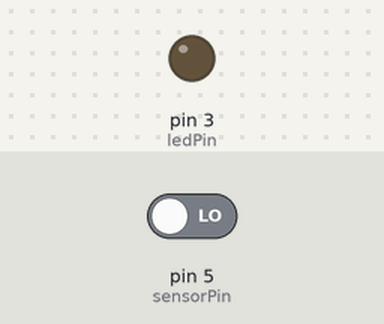
Bench run of a sketch on a simulated Arduino Uno, built with avr-gcc and run on an emulated ATmega328P. Parts: output pins drawn as LEDs (lit = HIGH). The test bench sets the inputs (shaded band); at power-on: pin 5 (sensorPin) LOW. What the sketch prints to the serial monitor is not drawn.

Above: at 1.2 s.
1.3 s: pin 5 (sensorPin) driven HIGH
At 2.0 s:
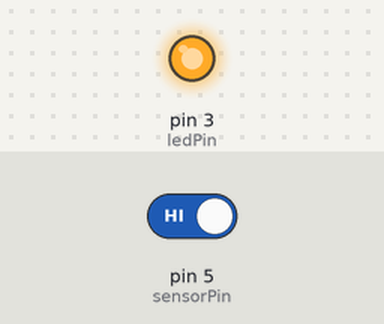
2.8 s: pin 5 (sensorPin) driven LOW
At 3.2 s:
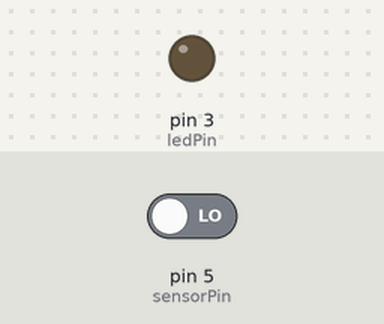
Timing chart, 0 to 5.8 s (numbered marks = the images above; inputs shaded):
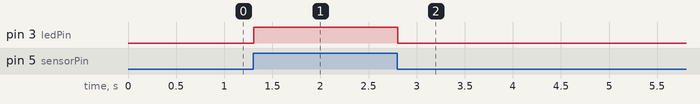

Measured:
- after the input at 1.3 s, pin 3 (ledPin): LOW → HIGH at once
- after the input at 2.8 s, pin 3 (ledPin): HIGH → LOW at once

The sketch:

LED_With_Clap_Using_Sound_Sensor.ino
```cpp
int ledPin=3;
int sensorPin=5;
boolean val =0;

void setup()
{
  pinMode(ledPin, OUTPUT);
  pinMode(sensorPin, INPUT);
  Serial.begin (9600);
}

void loop ()
  {
  val =digitalRead(sensorPin);
  Serial.println (val);
  if (val==HIGH)
  {
    digitalWrite(ledPin, HIGH);
  }
  else
  {
    digitalWrite(ledPin, LOW);
  }
}
```
